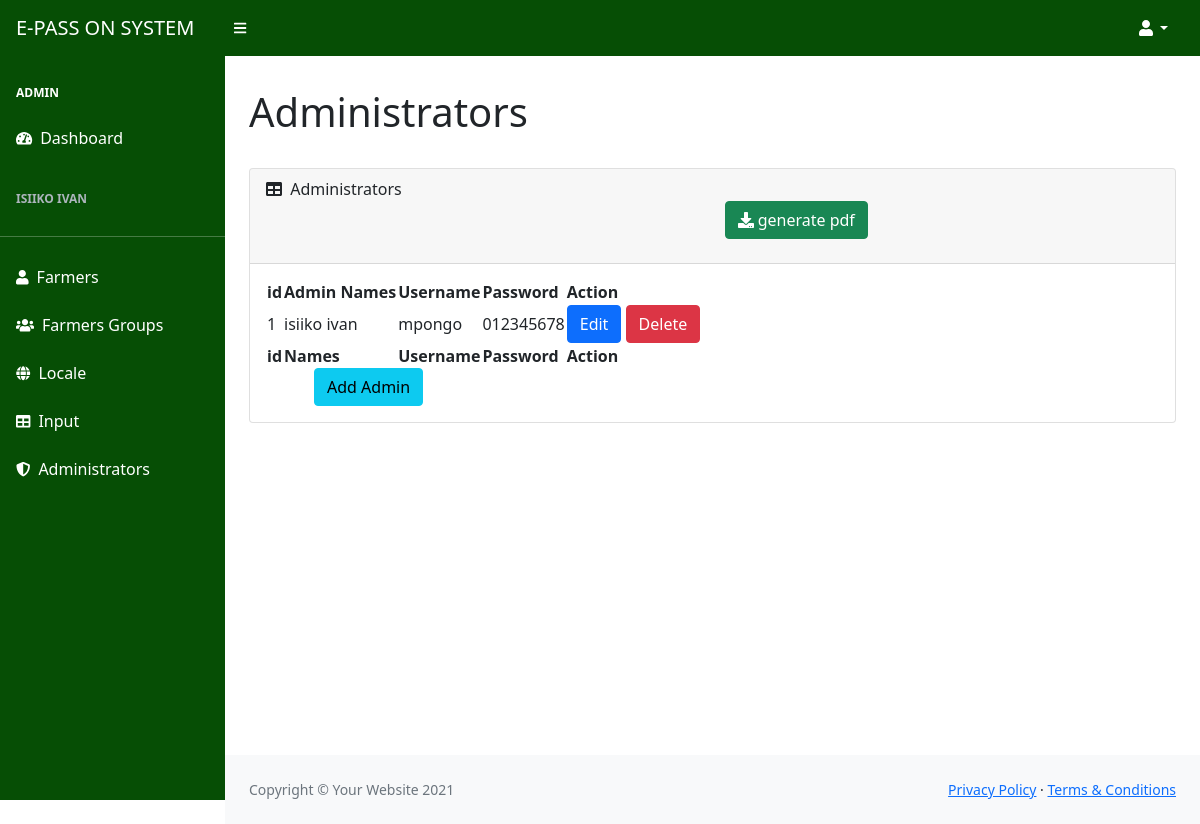
Page /pass_on_admin/administrators.php (signed in) on the committed database.
### tables this page shows
CREATE TABLE `admin_passon` (
  `admin_id` int(11) NOT NULL,
  `admin_fname` varchar(45) DEFAULT NULL,
  `admin_lname` varchar(45) DEFAULT NULL,
  `admin_username` varchar(45) DEFAULT NULL,
  `admin_password` varchar(45) DEFAULT NULL
);

### pass_on_admin/runitall/crud.php (called while the page is built, shortened)
<?php
class Crud
{
  function retriving($c = array())
  {
    $pd = $c[0];
    $tab = $c[1];
    $sql = "SELECT * FROM $tab";
    $stmt = $pd->prepare($sql);
    $stmt->execute();
    $GLOBALS['dat'] = $stmt->fetchAll(PDO::FETCH_ASSOC);
    $data = $GLOBALS['dat'];
    return $data;
  }
}

### pass_on_admin/administrators.php (the view, shortened to what this page needs)
<?php include 'components/header.php';
?>
<?php include 'assets/includes/nav_bar.php' ?>
<div id="layoutSidenav">
    <div id="layoutSidenav_nav">
        <nav class="sb-sidenav accordion sb-sidenav-dark" id="sidenavAccordion">
            <div class="sb-sidenav-menu">
            </div>
        </nav>
    </div>
    <?php include 'assets/includes/sidebar.php' ?>
    <div id="layoutSidenav_content">
        <main>
            <div class="container-fluid px-4">
                <h1 class="mt-2">
                    Administrators
                </h1>
                <div class="row">
                    <div class="col">
                        <div class="card mb-4 mt-4">
                            <div class="card-header">
                                <i class="fas fa-table me-1"></i>
                                Administrators
                                <div class="row ">
                                    <div class="col"></div>
                                    <div class="col">
                                        <form method="post">
                                            <button class="btn btn-success text-white " type="submit" name="create_pdf"><i class="fa fa-download"></i>
                                                generate pdf
                                            </button>
                                        </form>
                                    </div>
                                </div>
                            </div>
                            <div class="card-body">
                                <table id="datatablesSimple">
                                    <thead>
                                        <tr>
                                            <th>id</th>
                                            <th>Admin Names</th>
                                            <th>Username</th>
                                            <th>Password</th>
                                            <th>Action</th>
                                        </tr>
                                    </thead>
                                    <tfoot>
                                        <tr>
                                            <th>id</th>
                                            <th>Names</th>
                                            <th>Username</th>
                                            <th>Password</th>
                                            <th>Action</th>
                                        </tr>
                                    </tfoot>
                                    <tbody>
                                        <?php
                                        $c = [$pdo, 'admin_passon'];
                                        $access->retriving($c);
                                        foreach ($GLOBALS['dat'] as $dat => $value) : ?>
                                            <tr>
                                                <td><?= $value['admin_id']; ?> </td>
                                                <td><?= $value['admin_fname']; ?> <?= $value['admin_lname'];  ?></td>
                                                <td><?= $value['admin_username']; ?></td>
                                                <td><?= $value['admin_password']; ?></td>
                                                <td>
                                                    <a href="administrators_edit.php?admin_id=<?=$value['admin_id'];?>" class="btn btn-primary"> Edit</a>
                                                    <a href="delets/admin_delet.php?admin_id=<?= $value['admin_id']; ?>" class="btn btn-danger" name="delete"> Delete</a>
                                                </td>
                                            </tr>
                                        <?php endforeach; ?>
                                    </tbody>
                                </table>
                                <main>
                                    <div class="container-fluid px-4">
                                        <div class="row">
                                            <div class="col">
                                                <div class="container">
                                                    <button type="button" class="btn btn-info" data-bs-toggle="modal" data-bs-target="#add_admin" data-bs-whatever="@getbootstrap">Add Admin</button>
                                                </div>
                                            </div>
                                        </div>
                                    </div>
                                </main>
                            </div>
                        </div>
                    </div>
                </div>
            </div>
        </main>
        <footer class="py-4 bg-light mt-auto">
            <div class="container-fluid px-4">
                <div class="d-flex align-items-center justify-content-between small">
                    <div class="text-muted">Copyright &copy; Your Website 2021</div>
                    <div>
                        <a href="#">Privacy Policy</a>
                        &middot;
                        <a href="#">Terms &amp; Conditions</a>
                    </div>
                </div>
            </div>
        </footer>
    </div>
</div>
<?php include 'components/footer.php' ?>

### rows in the picture
admin_passon: admin_id "1", admin_fname "isiiko", admin_lname "ivan", admin_username "mpongo", admin_password "012345678"

### other values in the picture
$_SESSION['dean']['admin_fname'] "ISIIKO"
$_SESSION['dean']['admin_lname'] "IVAN"
